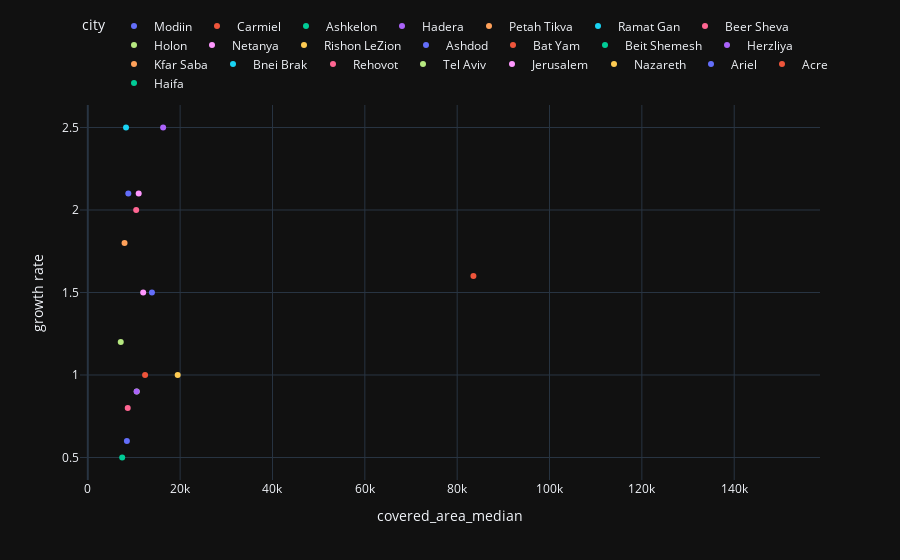

Source (notebook cell):
### Code cell
cities_features(df, 'covered_area_median', 'growth rate')

### Figure 1 — Plotly figure (JSON) as saved in the notebook; plotly's stock layout.template omitted (floating-point values rounded to 4 significant figures)
{"data": [{"hovertemplate": "city=Modiin<br>covered_area_median=%{x}<br>growth rate=%{y}<extra></extra>", "legendgroup": "Modiin", "marker": {"color": "#636efa", "symbol": "circle"}, "mode": "markers", "name": "Modiin", "orientation": "v", "showlegend": true, "x": [13900.0], "xaxis": "x", "y": [1.5], "yaxis": "y", "type": "scatter"}, {"hovertemplate": "city=Carmiel<br>covered_area_median=%{x}<br>growth rate=%{y}<extra></extra>", "legendgroup": "Carmiel", "marker": {"color": "#EF553B", "symbol": "circle"}, "mode": "markers", "name": "Carmiel", "orientation": "v", "showlegend": true, "x": [83520.0], "xaxis": "x", "y": [1.6], "yaxis": "y", "type": "scatter"}, {"hovertemplate": "city=Ashkelon<br>covered_area_median=%{x}<br>growth rate=%{y}<extra></extra>", "legendgroup": "Ashkelon", "marker": {"color": "#00cc96", "symbol": "circle"}, "mode": "markers", "name": "Ashkelon", "orientation": "v", "showlegend": true, "x": [149800.0], "xaxis": "x", "y": [null], "yaxis": "y", "type": "scatter"}, {"hovertemplate": "city=Hadera<br>covered_area_median=%{x}<br>growth rate=%{y}<extra></extra>", "legendgroup": "Hadera", "marker": {"color": "#ab63fa", "symbol": "circle"}, "mode": "markers", "name": "Hadera", "orientation": "v", "showlegend": true, "x": [16320.0], "xaxis": "x", "y": [2.5], "yaxis": "y", "type": "scatter"}, {"hovertemplate": "city=Petah Tikva<br>covered_area_median=%{x}<br>growth rate=%{y}<extra></extra>", "legendgroup": "Petah Tikva", "marker": {"color": "#FFA15A", "symbol": "circle"}, "mode": "markers", "name": "Petah Tikva", "orientation": "v", "showlegend": true, "x": [7957.0], "xaxis": "x", "y": [1.8], "yaxis": "y", "type": "scatter"}, {"hovertemplate": "city=Ramat Gan<br>covered_area_median=%{x}<br>growth rate=%{y}<extra></extra>", "legendgroup": "Ramat Gan", "marker": {"color": "#19d3f3", "symbol": "circle"}, "mode": "markers", "name": "Ramat Gan", "orientation": "v", "showlegend": true, "x": [8782.0], "xaxis": "x", "y": [null], "yaxis": "y", "type": "scatter"}, {"hovertemplate": "city=Beer Sheva<br>covered_area_median=%{x}<br>growth rate=%{y}<extra></extra>", "legendgroup": "Beer Sheva", "marker": {"color": "#FF6692", "symbol": "circle"}, "mode": "markers", "name": "Beer Sheva", "orientation": "v", "showlegend": true, "x": [8647.0], "xaxis": "x", "y": [0.8], "yaxis": "y", "type": "scatter"}, {"hovertemplate": "city=Holon<br>covered_area_median=%{x}<br>growth rate=%{y}<extra></extra>", "legendgroup": "Holon", "marker": {"color": "#B6E880", "symbol": "circle"}, "mode": "markers", "name": "Holon", "orientation": "v", "showlegend": true, "x": [10610.0], "xaxis": "x", "y": [0.9], "yaxis": "y", "type": "scatter"}, {"hovertemplate": "city=Netanya<br>covered_area_median=%{x}<br>growth rate=%{y}<extra></extra>", "legendgroup": "Netanya", "marker": {"color": "#FF97FF", "symbol": "circle"}, "mode": "markers", "name": "Netanya", "orientation": "v", "showlegend": true, "x": [12000.0], "xaxis": "x", "y": [1.5], "yaxis": "y", "type": "scatter"}, {"hovertemplate": "city=Rishon LeZion<br>covered_area_median=%{x}<br>growth rate=%{y}<extra></extra>", "legendgroup": "Rishon LeZion", "marker": {"color": "#FECB52", "symbol": "circle"}, "mode": "markers", "name": "Rishon LeZion", "orientation": "v", "showlegend": true, "x": [19470.0], "xaxis": "x", "y": [1.0], "yaxis": "y", "type": "scatter"}, {"hovertemplate": "city=Ashdod<br>covered_area_median=%{x}<br>growth rate=%{y}<extra></extra>", "legendgroup": "Ashdod", "marker": {"color": "#636efa", "symbol": "circle"}, "mode": "markers", "name": "Ashdod", "orientation": "v", "showlegend": true, "x": [8467.0], "xaxis": "x", "y": [0.6], "yaxis": "y", "type": "scatter"}, {"hovertemplate": "city=Bat Yam<br>covered_area_median=%{x}<br>growth rate=%{y}<extra></extra>", "legendgroup": "Bat Yam", "marker": {"color": "#EF553B", "symbol": "circle"}, "mode": "markers", "name": "Bat Yam", "orientation": "v", "showlegend": true, "x": [71250.0], "xaxis": "x", "y": [null], "yaxis": "y", "type": "scatter"}, {"hovertemplate": "city=Beit Shemesh<br>covered_area_median=%{x}<br>growth rate=%{y}<extra></extra>", "legendgroup": "Beit Shemesh", "marker": {"color": "#00cc96", "symbol": "circle"}, "mode": "markers", "name": "Beit Shemesh", "orientation": "v", "showlegend": true, "x": [7379.0], "xaxis": "x", "y": [null], "yaxis": "y", "type": "scatter"}, {"hovertemplate": "city=Herzliya<br>covered_area_median=%{x}<br>growth rate=%{y}<extra></extra>", "legendgroup": "Herzliya", "marker": {"color": "#ab63fa", "symbol": "circle"}, "mode": "markers", "name": "Herzliya", "orientation": "v", "showlegend": true, "x": [10570.0], "xaxis": "x", "y": [0.9], "yaxis": "y", "type": "scatter"}, {"hovertemplate": "city=Kfar Saba<br>covered_area_median=%{x}<br>growth rate=%{y}<extra></extra>", "legendgroup": "Kfar Saba", "marker": {"color": "#FFA15A", "symbol": "circle"}, "mode": "markers", "name": "Kfar Saba", "orientation": "v", "showlegend": true, "x": [10770.0], "xaxis": "x", "y": [null], "yaxis": "y", "type": "scatter"}, {"hovertemplate": "city=Bnei Brak<br>covered_area_median=%{x}<br>growth rate=%{y}<extra></extra>", "legendgroup": "Bnei Brak", "marker": {"color": "#19d3f3", "symbol": "circle"}, "mode": "markers", "name": "Bnei Brak", "orientation": "v", "showlegend": true, "x": [8277.0], "xaxis": "x", "y": [2.5], "yaxis": "y", "type": "scatter"}, {"hovertemplate": "city=Rehovot<br>covered_area_median=%{x}<br>growth rate=%{y}<extra></extra>", "legendgroup": "Rehovot", "marker": {"color": "#FF6692", "symbol": "circle"}, "mode": "markers", "name": "Rehovot", "orientation": "v", "showlegend": true, "x": [10480.0], "xaxis": "x", "y": [2.0], "yaxis": "y", "type": "scatter"}, {"hovertemplate": "city=Tel Aviv<br>covered_area_median=%{x}<br>growth rate=%{y}<extra></extra>", "legendgroup": "Tel Aviv", "marker": {"color": "#B6E880", "symbol": "circle"}, "mode": "markers", "name": "Tel Aviv", "orientation": "v", "showlegend": true, "x": [7136.0], "xaxis": "x", "y": [1.2], "yaxis": "y", "type": "scatter"}, {"hovertemplate": "city=Jerusalem<br>covered_area_median=%{x}<br>growth rate=%{y}<extra></extra>", "legendgroup": "Jerusalem", "marker": {"color": "#FF97FF", "symbol": "circle"}, "mode": "markers", "name": "Jerusalem", "orientation": "v", "showlegend": true, "x": [11020.0], "xaxis": "x", "y": [2.1], "yaxis": "y", "type": "scatter"}, {"hovertemplate": "city=Nazareth<br>covered_area_median=%{x}<br>growth rate=%{y}<extra></extra>", "legendgroup": "Nazareth", "marker": {"color": "#FECB52", "symbol": "circle"}, "mode": "markers", "name": "Nazareth", "orientation": "v", "showlegend": true, "x": [8914.0], "xaxis": "x", "y": [null], "yaxis": "y", "type": "scatter"}, {"hovertemplate": "city=Ariel<br>covered_area_median=%{x}<br>growth rate=%{y}<extra></extra>", "legendgroup": "Ariel", "marker": {"color": "#636efa", "symbol": "circle"}, "mode": "markers", "name": "Ariel", "orientation": "v", "showlegend": true, "x": [8773.0], "xaxis": "x", "y": [2.1], "yaxis": "y", "type": "scatter"}, {"hovertemplate": "city=Acre<br>covered_area_median=%{x}<br>growth rate=%{y}<extra></extra>", "legendgroup": "Acre", "marker": {"color": "#EF553B", "symbol": "circle"}, "mode": "markers", "name": "Acre", "orientation": "v", "showlegend": true, "x": [12410.0], "xaxis": "x", "y": [1.0], "yaxis": "y", "type": "scatter"}, {"hovertemplate": "city=Haifa<br>covered_area_median=%{x}<br>growth rate=%{y}<extra></extra>", "legendgroup": "Haifa", "marker": {"color": "#00cc96", "symbol": "circle"}, "mode": "markers", "name": "Haifa", "orientation": "v", "showlegend": true, "x": [7449.0], "xaxis": "x", "y": [0.5], "yaxis": "y", "type": "scatter"}], "layout": {"xaxis": {"anchor": "y", "domain": [0.0, 1.0], "title": {"text": "covered_area_median"}}, "yaxis": {"anchor": "x", "domain": [0.0, 1.0], "title": {"text": "growth rate"}}, "legend": {"title": {"text": "city"}, "tracegroupgap": 0, "orientation": "h", "yanchor": "bottom", "y": 1.02}, "margin": {"t": 60}}}
